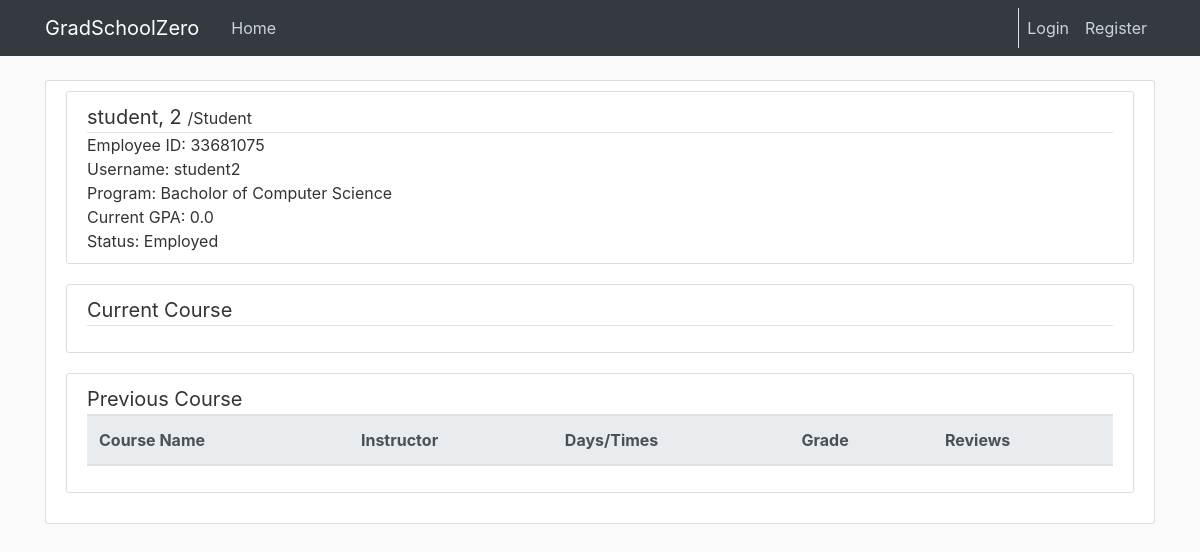
The app's page /Student/33681075 with its own data.
### cunyzero/models.py (models this page shows, shortened)
class Student(db.Model):
    ownerId = db.Column(db.Integer, primary_key=True)
    firstname = db.Column(db.String(30), nullable=False)
    lastname = db.Column(db.String(30), nullable=False)
    programId = db.Column(db.Integer, db.ForeignKey('program.id'), nullable=False)
    honor = db.Column(db.Integer, nullable = False, default=0)
    status = db.Column(db.String(20), default='Employed') # suspended, graduated, etc.
    fine = db.Column(db.Float, nullable = False, default=0)
    gpa = db.Column(db.Float, nullable = False, default=0.0)
    warning = db.Column(db.Integer, nullable = False, default=0) # ???????????
    enrollmentPermission = db.Column(db.Boolean, nullable=False, default=False)#special enrollment permission
    user = db.relationship('User', backref='studentOwner', lazy=True)
    courses = db.relationship('StudentCourse', backref='student', lazy=True)
    application = db.relationship('GraduationApplication', backref='applicant', lazy=True)
    warnings = db.relationship('Warning', backref='targetStudent', lazy=True) # get length by len(Student.warnings)

class User(db.Model, UserMixin):
    id = db.Column(db.Integer, primary_key=True)
    username = db.Column(db.String(20), unique=True, nullable=False)
    image_file = db.Column(db.String(20), nullable=False, default='default.jpg')
    password = db.Column(db.String(60), nullable=False)
    role = db.Column(db.String(30), nullable=False, default='Visitor')
    ownerId = db.Column(db.Integer, db.ForeignKey('visitor.ownerId'), db.ForeignKey('admin.ownerId'), db.ForeignKey('student.ownerId'), db.ForeignKey('instructor.ownerId'))

class Program(db.Model):
    id = db.Column(db.Integer, primary_key=True)
    name = db.Column(db.String(20), unique=True, nullable=False)
    capacity = db.Column(db.Integer, nullable=False, default=10)
    enrolled_total = db.Column(db.Integer, nullable=False, default=0)

### cunyzero/routes.py (the view, shortened to what this page needs)
@login_required
@app.route('/<string:role>/<int:owner_id>', methods=['GET', 'POST'])
def individual_review(role, owner_id):
    graduation_form=GraduationForm()
    warning_form = WarningForm(owner_id)
    deregister_form = DeregisterForm(owner_id)
    if role == "Student":
        student = Student.query.get(owner_id)
        program = Program.query.filter_by(id=student.programId).first()
        student_courses = student.courses # by relationship student.courses
        courses = []
        past_courses = []
        for student_course in student_courses:
            course = Course.query.get(student_course.courseId)
            if student_course.waiting:
                continue
            else:
                if student_course.gpa != "W" and course.status == "Open":
                    courses.append(course)
                else:
                    past_courses.append(course)
        return render_template("individual-review.html", title="Student Review", person_be_reviewed=student,
                               program=program, current_courses=courses, past_courses=past_courses,
                               warning_form=warning_form, deregister_form=deregister_form, graduation_form=graduation_form)

### cunyzero/templates/individual-review.html (shortened to what this page needs)
{% extends "layout.html" %}
{% block content %}
    <div class="content-section">
        <div class="media content-section">
            <div class="media-body" style="position: relative">
                <div class="lead border-bottom">
                    <strong>{{ person_be_reviewed.firstname }}, {{ person_be_reviewed.lastname }}</strong>
                    <small>/{{ person_be_reviewed.user[0].role }}</small>
                </div>
                <div>Employee ID: {{ person_be_reviewed.ownerId }}</div>
                <div>Username: {{ person_be_reviewed.user[0].username }}</div>
                {% if person_be_reviewed.user[0].role == "Student"%}
                    <div>Program: {{ program.name }}</div>
                    <div>Current GPA: {{ person_be_reviewed.gpa }}</div>
                {% endif %}
                <div>Status: {{ person_be_reviewed.status }}</div>
            </div>
        </div>
        <div class="content-section">
            <div class="lead border-bottom">
                <strong>Current Course</strong>
            </div>
        </div>
        <div class="content-section">
            <div class="lead border-bottom">
                <strong>Previous Course</strong>
            </div>
            <table class="table table-condensed">
                <thead class="thead-light">
                    <tr>
                        {% if person_be_reviewed.user[0].role == "Instructor" %}
                            <th>Course Name</th>
                            <th>Days/Times</th>
                            <th>Enroll total</th>
                            <th>Rating</th>
                            <th>Average GPA</th>
                            <th>Reviews</th>
                        {% elif person_be_reviewed.user[0].role == "Student" %}
                            <th>Course Name</th>
                            <th>Instructor</th>
                            <th>Days/Times</th>
                            <th>Grade</th>
                            <th>Reviews</th>
                        {% endif %}
                    </tr>
                </thead>
            </table>
        </div>
    </div>
{% endblock content %}

### cunyzero/static/main.css (style rules this page uses)
body { background: #fafafa; color: #333333; margin-top: 5rem; }
.content-section { background: #ffffff; padding: 10px 20px; border: 1px solid #dddddd; border-radius: 3px; margin-bottom: 20px; }

### records on screen
Student: firstname "student", lastname "2", ownerId "33681075", gpa "0.0", status "Employed"
User: role "Student", username "student2"
Program: name "Bacholor of Computer Science"
